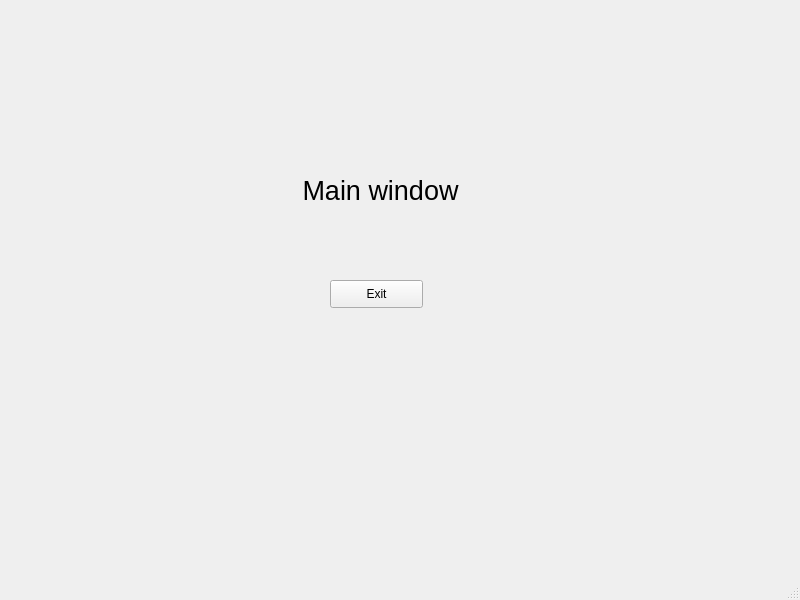
<?xml version="1.0" encoding="UTF-8"?>
<ui version="4.0">
 <class>MainWindow</class>
 <widget class="QMainWindow" name="MainWindow">
  <property name="geometry">
   <rect>
    <x>0</x>
    <y>0</y>
    <width>800</width>
    <height>600</height>
   </rect>
  </property>
  <property name="windowTitle">
   <string>MainWindow</string>
  </property>
  <widget class="QWidget" name="centralwidget">
   <widget class="QLabel" name="lbl_text">
    <property name="geometry">
     <rect>
      <x>280</x>
      <y>160</y>
      <width>201</width>
      <height>61</height>
     </rect>
    </property>
    <property name="font">
     <font>
      <pointsize>20</pointsize>
     </font>
    </property>
    <property name="text">
     <string>Main window</string>
    </property>
    <property name="alignment">
     <set>Qt::AlignCenter</set>
    </property>
   </widget>
   <widget class="QPushButton" name="btn_exit">
    <property name="geometry">
     <rect>
      <x>330</x>
      <y>280</y>
      <width>93</width>
      <height>28</height>
     </rect>
    </property>
    <property name="text">
     <string>Exit</string>
    </property>
   </widget>
  </widget>
  <widget class="QMenuBar" name="menubar">
   <property name="geometry">
    <rect>
     <x>0</x>
     <y>0</y>
     <width>800</width>
     <height>26</height>
    </rect>
   </property>
  </widget>
  <widget class="QStatusBar" name="statusbar"/>
 </widget>
 <resources/>
 <connections/>
</ui>
